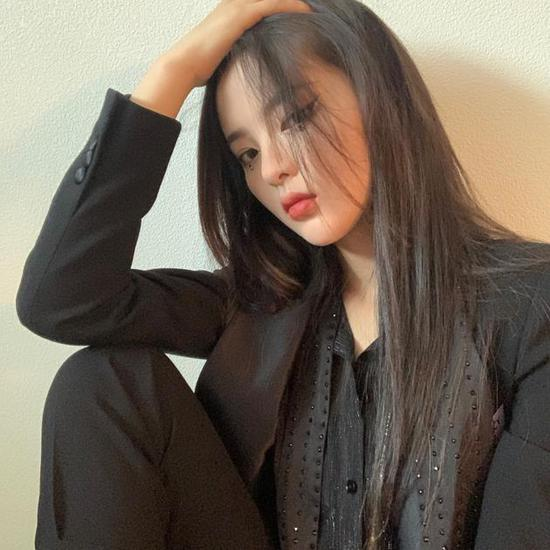
#> input picture Pillow_Image/yang.jpg, 550 x 550 px
$ python NineImage.py
#> lines starting #> are read from the running program, lines starting #| are printed output that depends on the picture
from PIL import Image
# open new paste crop save

image=Image.open("yang.jpg")
#> image is the input picture: PIL image 550x550 RGB; mean R, G, B 111.9, 100.5, 88
width,height=image.size
#> width = 550; height = 550
size=max(width,height)
#> size = 550
new_image=Image.new(image.mode,(size,size),color="white")
#> new_image: PIL image 550x550 RGB; every value is 255
if width>height:
    new_image.paste(image,(0,int((size-width)/2)))
else:
    new_image.paste(image,(int((size-height)/2),0))

width,height=new_image.size
image_list=[]
one=int(width/3)
#> one = 183
for x in range(3):
    for y in range(3):
        left=x*one
        right=(x+1)*one
        upper=y*one
        lower=(y+1)*one
        image_list.append(new_image.crop((left,upper,right,lower)))
#> after the loop, image_list = 9 items
for index,image in enumerate(image_list):
    image.save(f"{index+1}.jpg")
#> this loop made 9 passes
#> pass 1, `image.save(f"{index+1}.jpg")`:
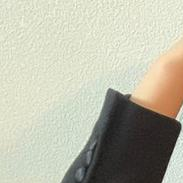
#> saved as 1.jpg: PIL image 183x183 RGB; mean R, G, B 185.5, 185, 167.9
#> pass 2, `image.save(f"{index+1}.jpg")`:
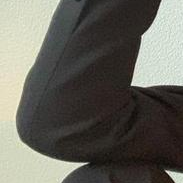
#> saved as 2.jpg: PIL image 183x183 RGB; mean R, G, B 101.9, 100.6, 92.8

print("success!")
